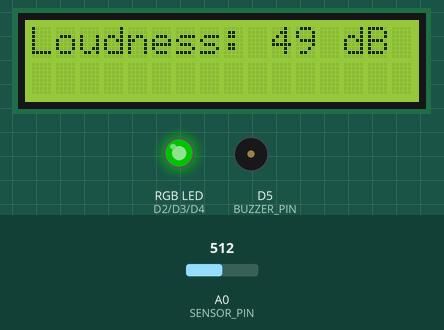
This sketch was run on a simulated Arduino Uno R4 WiFi. Parts: 16×2 character LCD, an RGB LED mixed from three pins (HIGH = lit), buzzer (waves = sounding, pin HIGH). Inputs (shaded band) come from the test bench; at power-on: A0 (SENSOR_PIN) = 512. Dim RGB values are drawn brighter than linear; WiFi joins after 1.5 s; servers stay silent unless stated; uploads are accepted with an empty reply; what the sketch prints to the serial monitor is not drawn.

Above: at 12.4 s.
Timing chart, 0 to 13.9 s (numbered marks = the images above):
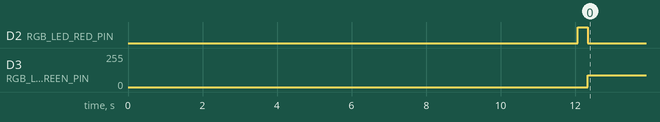

The sketch:

sonosage_sketch.ino
```cpp
#include <SPI.h>
#include <WiFiS3.h>
#include <LiquidCrystal_I2C.h>

///////colocar dados sensíveis em ficheiro separado/arduino_secrets.h
// dados Wi-Fi
char ssid[] = "AngieKohler";          //  SSID (name) /
char pass[] = "angkohlrr777";   //  senha
int status = WL_IDLE_STATUS;                     // Wifi radio's status
//  site URL para onde serão enviados os dados
char* host = "46.105.31.193";
const int postPorta = 8080;
// Variáveis globais que irão armazenar os valores dos sensores
int db;

const long postDuracao = 10000; //intervalo entre cada envio para a base de dados
unsigned long ultimoPost = 0;
bool conectado = false;
  WiFiClient client;
//---------------------

const int sampleWindow = 50;
unsigned int sample;
#define SENSOR_PIN A0
#define RGB_LED_RED_PIN 2
#define RGB_LED_GREEN_PIN 3
#define RGB_LED_BLUE_PIN 4
#define BUZZER_PIN 5

LiquidCrystal_I2C lcd(0x27, 16, 2);

/*
 * Método WIFICONNECT para efetuar a ligação a uma determinada rede
 * wi-fi através de ssid e password
 */
void wificonnect(char ssid[], char pass[]) {
  Serial.begin(9600); //INICIALIZA A SERIAL
    while (!Serial) {
    ; // espera pela porta série para conectar.
  }
  delay(500);

  // verificar de existe o módulo wifi:
  if (WiFi.status() == WL_NO_MODULE) {
    Serial.println("Communicação com o módulo wifi falhou!");
    // não continúa
    while (true);
  }
  // verificar se o firmware do módulo wireless está atualizado:
  String fv = WiFi.firmwareVersion();
  if (fv < WIFI_FIRMWARE_LATEST_VERSION) {
    Serial.println("Please upgrade the firmware");
  }
  // Tentativa de ligação à Rede Wifi:
  while (status != WL_CONNECTED) {
    Serial.print("Tentativa de ligação à Rede Wifi, SSID: ");
    Serial.println(ssid);
    status = WiFi.begin(ssid, pass);
    // espera 10 segundos para tentar ligar de novo:
    delay(10000);
  }

Serial.println(WiFi.localIP());
  // definimos a duração do último post e fazemos o post imediatamente
  // desde que o main loop inicía
  ultimoPost = postDuracao;

  Serial.println("Está conectado à rede");
}


/*
 * obtém leituras/medições and armazena em variáveis globais
 */
int obterLeituras() {
  unsigned long startMillis = millis();
  unsigned long beepStartMillis = 0;
  float peakToPeak = 0;
  unsigned int signalMax = 0;
  unsigned int signalMin = 1024;
  bool orangeReached = false;

  while (millis() - startMillis < sampleWindow) {
    sample = analogRead(SENSOR_PIN);
    if (sample < 1024) {
      if (sample > signalMax) {
        signalMax = sample;
      } else if (sample < signalMin) {
        signalMin = sample;
      }
    }
  }

  peakToPeak = signalMax - signalMin;
  db = map(peakToPeak, 20, 900, 49.5, 90);

  lcd.clear();
  lcd.setCursor(0, 0);
  lcd.print("Loudness: ");
  lcd.print(db);
  lcd.print(" dB");

  // Verifique o nível de dB e ajuste a cor do LED RGB
  if (db < 60) {
    // Abaixo de 60 dB: Cor verde
    analogWrite(RGB_LED_RED_PIN, 0);
    analogWrite(RGB_LED_GREEN_PIN, 90);
    analogWrite(RGB_LED_BLUE_PIN, 0);
    noTone(BUZZER_PIN); // Desligar o buzzer
    orangeReached = false; // Redefinir o estado da cor laranja
  } else if (db >= 60 && db < 70) {
    // Entre 60 e 70 dB: Cor amarela
    analogWrite(RGB_LED_RED_PIN, 255);
    analogWrite(RGB_LED_GREEN_PIN, 255);
    analogWrite(RGB_LED_BLUE_PIN, 0);
    noTone(BUZZER_PIN); // Desligar o buzzer
    orangeReached = false; // Redefinir o estado da cor laranja
  } else if (db >= 70 && db <= 80) {
    // Entre 70 e 80 dB: Cor laranja
    analogWrite(RGB_LED_RED_PIN, 255);
    analogWrite(RGB_LED_GREEN_PIN, 165); // Valor ajustado para laranja
    analogWrite(RGB_LED_BLUE_PIN, 0);

    // Se ainda não atingiu a cor laranja, faça 1 beep
    if (!orangeReached) {
      tone(BUZZER_PIN, 1000, 50);
      orangeReached = true; // Marcar que a cor laranja foi atingida
    }
  } else if (db > 80) {
    // Acima de 80 dB: Cor vermelha
    analogWrite(RGB_LED_RED_PIN, 255);
    analogWrite(RGB_LED_GREEN_PIN, 0);
    analogWrite(RGB_LED_BLUE_PIN, 0);

    // Se o beep não foi iniciado, inicie e marque o tempo de início
    if (beepStartMillis == 0) {
      tone(BUZZER_PIN, 1000);
      beepStartMillis = millis();
    }

    // Verifique se passaram 10 segundos desde o início do beep
    if (millis() - beepStartMillis > 5000) {
      noTone(BUZZER_PIN); // Desligar o buzzer após 5 segundos
    }

    orangeReached = false; // Redefinir o estado da cor laranja
  }

  delay(100);
}


/* Método que realiza a tarefa de enviar as leituras
 *para um serviço externo neste caso um servidor web
 */
void inserir_leituras(int decibel) {
  Serial.begin(9600);
  Serial.println("Envio de Dados - Início ");
  Serial.print(" - A conectar-se a ");
  Serial.println(host);
  Serial.print(" - na porta ");
  Serial.println(postPorta);

    // class WiFiClient para criar ligações TCP
  //É aqui  que faz a ligação com o ip do servidor na porta de destino
  if (!client.connect(host, postPorta)) {
    Serial.println(" - Ligação ao host falhou!");
    return;
  }

  // Criar o URI para o request/pedido
  String url = String("/Home/InserirLeituras") + String("?dB=") + db;
  Serial.println(" - A solicitar o URL: ");
  Serial.print("     ");
  Serial.println(url);

  // envia o request/pedido para o servidor
  client.print(String("GET ") + url + " HTTP/1.1\r\n" +
               "Host: " + host + "\r\n" +
               "Connection: close\r\n\r\n");
  //delay(500);

  // Lê todas as linhas de resposta que vem do servidor web
  // e escreve no serial monitor
  Serial.println(" - Resposta do SERVIDOR: ");
  while(client.available()){
    String line = client.readStringUntil('\r');
    Serial.print(line);
  }
  Serial.println("");
  Serial.println(" - Fechar a conexão");
  Serial.println("");

  Serial.println("Envio de Dados - FIM");
  Serial.println("");
}

void setup() {
  //chama a função para conectar ao wifi
  wificonnect(ssid, pass);


  pinMode(SENSOR_PIN, INPUT);
  pinMode(RGB_LED_RED_PIN, OUTPUT);
  pinMode(RGB_LED_GREEN_PIN, OUTPUT);
  pinMode(RGB_LED_BLUE_PIN, OUTPUT);
  pinMode(BUZZER_PIN, OUTPUT);

  Serial.begin(9600);

  lcd.init();
  lcd.backlight();

  // Inicialmente, acenda o LED RGB com a cor vermelha
  analogWrite(RGB_LED_RED_PIN, 255);
  analogWrite(RGB_LED_GREEN_PIN, 0);
  analogWrite(RGB_LED_BLUE_PIN, 0);
}


void loop() {
 if (client.connect(host, postPorta)) {
   int decibel =  obterLeituras();
    unsigned long diff = millis() - ultimoPost;
    if (diff > postDuracao) {
      inserir_leituras(decibel);
      ultimoPost = millis();
    }
  } else {
    Serial.println(" - Não conseguiu conectar-se ao host!");
    delay(1000);
  }
}
```

Measured:
- by itself, D2 (RGB_LED_RED_PIN): HIGH → LOW at 12.3 s
- by itself, D3 (RGB_LED_GREEN_PIN): 0/255 → 90/255 at 12.3 s
